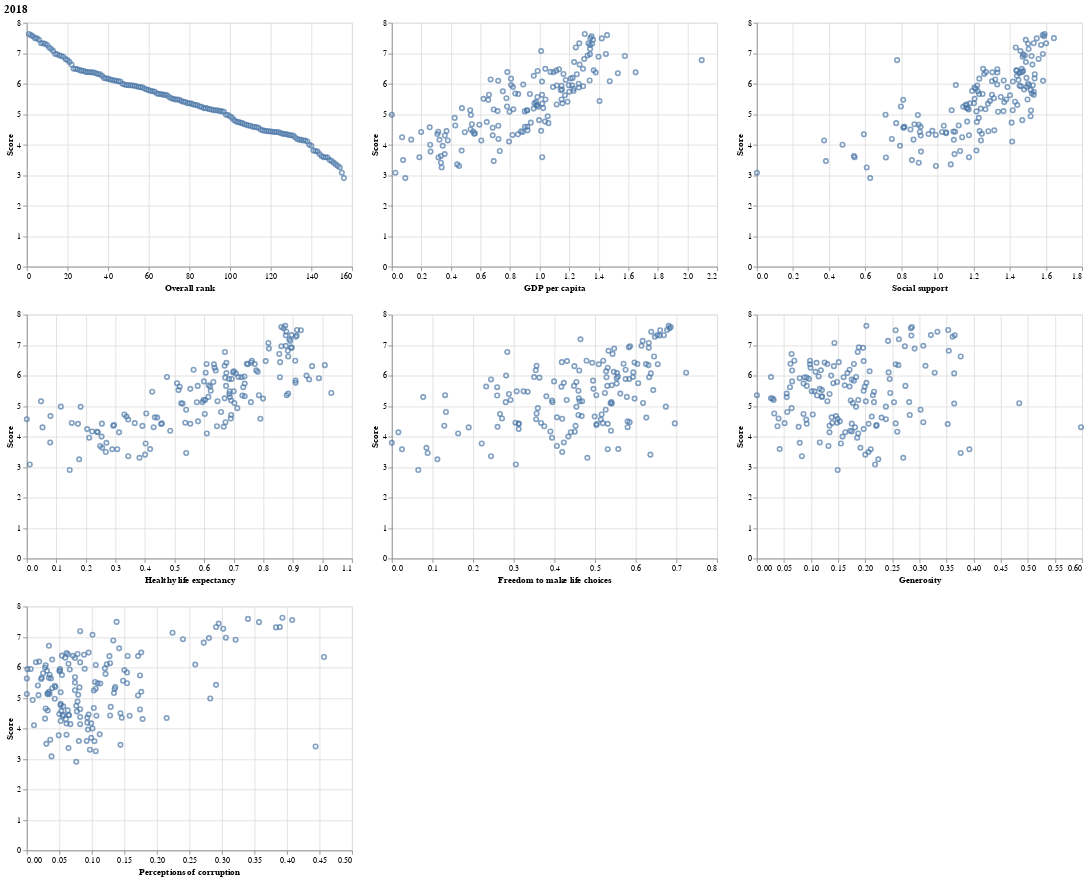

The code cell stored with this chart in its notebook:
### Code cell
p, ps = plotOneYear(df_2018, title='2018')
p

### Figure 1 — Vega-Lite specification as saved in the notebook (floating-point values rounded to 4 significant figures; data arrays with more than 128 entries replaced by an {"elided": "..."} marker saying what was removed)
{"config": {"view": {"continuousWidth": 400, "continuousHeight": 300}}, "vconcat": [{"hconcat": [{"mark": "point", "encoding": {"x": {"field": "Overall rank", "type": "quantitative"}, "y": {"field": "Score", "type": "quantitative"}}}, {"mark": "point", "encoding": {"x": {"field": "GDP per capita", "type": "quantitative"}, "y": {"field": "Score", "type": "quantitative"}}}, {"mark": "point", "encoding": {"x": {"field": "Social support", "type": "quantitative"}, "y": {"field": "Score", "type": "quantitative"}}}]}, {"hconcat": [{"mark": "point", "encoding": {"x": {"field": "Healthy life expectancy", "type": "quantitative"}, "y": {"field": "Score", "type": "quantitative"}}}, {"mark": "point", "encoding": {"x": {"field": "Freedom to make life choices", "type": "quantitative"}, "y": {"field": "Score", "type": "quantitative"}}}, {"mark": "point", "encoding": {"x": {"field": "Generosity", "type": "quantitative"}, "y": {"field": "Score", "type": "quantitative"}}}]}, {"mark": "point", "encoding": {"x": {"field": "Perceptions of corruption", "type": "quantitative"}, "y": {"field": "Score", "type": "quantitative"}}}], "data": {"name": "data-c889451aa53b52fd43f78fd82a5b162d"}, "title": "2018", "$schema": "https://vega.github.io/schema/vega-lite/v4.17.0.json", "datasets": {"data-c889451aa53b52fd43f78fd82a5b162d": {"elided": "156 records"}}}
